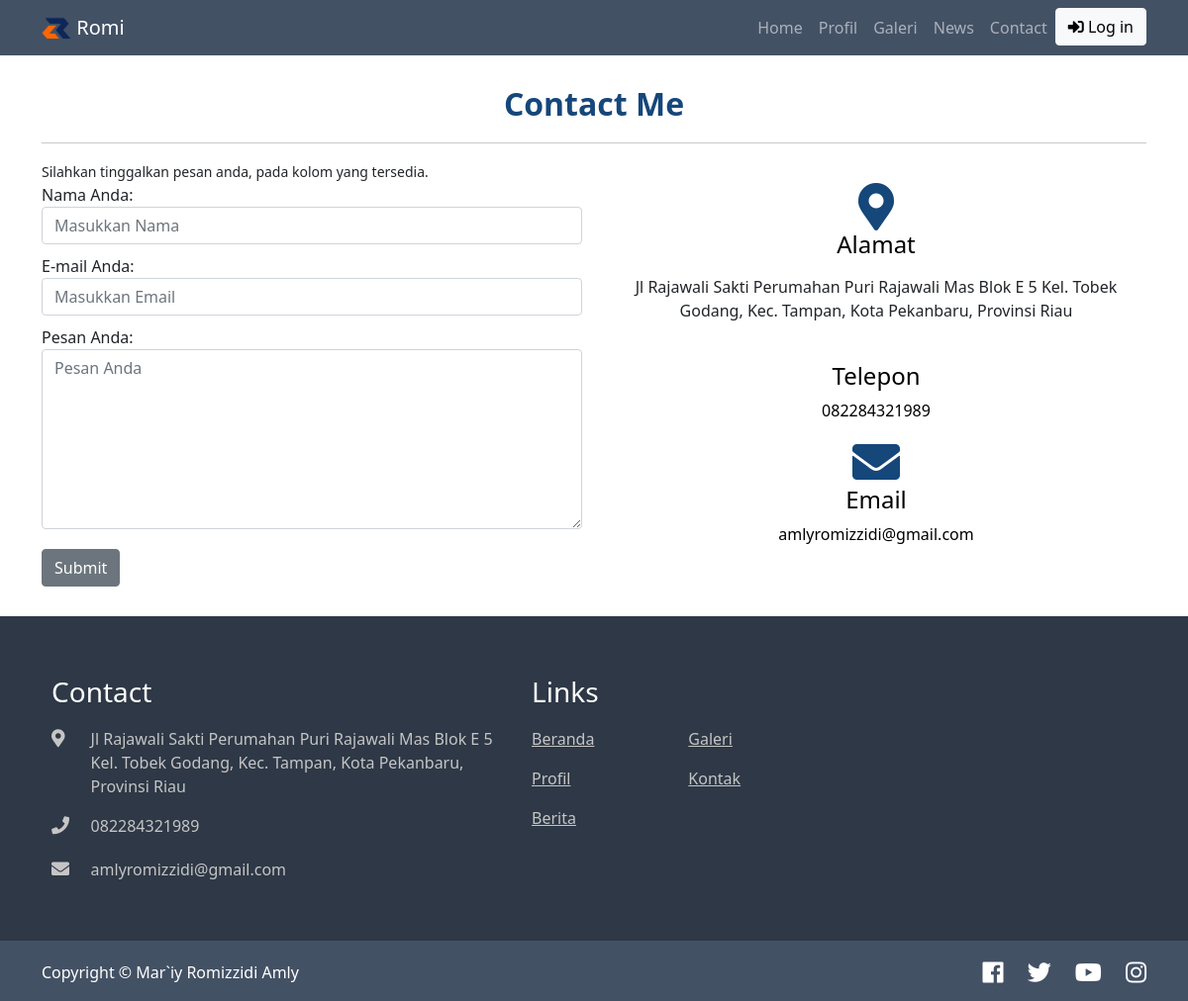
The page /contact.php on the database its author committed.
### tables this page shows
CREATE TABLE `contact` (
  `id` int(20) NOT NULL,
  `alamat` varchar(300) NOT NULL,
  `phone` varchar(30) NOT NULL,
  `email` varchar(200) NOT NULL
);

CREATE TABLE `footer` (
  `id` int(20) NOT NULL,
  `copyright` varchar(100) NOT NULL,
  `fb` varchar(100) DEFAULT NULL,
  `twitter` varchar(100) DEFAULT NULL,
  `yt` varchar(100) DEFAULT NULL,
  `ig` varchar(100) DEFAULT NULL
);

### contact.php (the view, shortened to what this page needs)
<?php require 'head.php';?>
<?php require 'header.php';?>
    <section id="kontak">
        <div class="container">
           <h2 class="text-center">Contact Me</h2>
            <hr>
                  <small>
                    Silahkan tinggalkan pesan anda, pada kolom yang tersedia.
                  </small>
            <div class="row">
                <div class="col-lg-6 ">
                  <form role="form" method="POST" action="" enctype="multipart/form-data">
                    <div class="form-group">
                      <label for="">Nama Anda:</label>
                      <input type="text" class="form-control" name="nama" placeholder="Masukkan Nama">
                    </div>
                    <div class="form-group" style="margin-top:10px;">
                      <label for="">E-mail Anda:</label>
                      <input type="email" class="form-control" name="email" placeholder="Masukkan Email">
                    </div>
                    <div class="form-group" style="margin-top:10px;">
                      <label for="">Pesan Anda:</label>
                      <textarea name="pesan" class="form-control" cols="30" rows="7" placeholder="Pesan Anda"></textarea>
                    </div>
                    <input class="btn btn-secondary" name="submit" id="submit" type="submit" style="margin-top:20px;"value="Submit">
                  </form>
                </div>
                <div class="col-lg-6">
                    <div class="row justify-content-center">
                        <div class="col-lg-12 text-center">
                        <div class="row">
                        <?php
                            $koneksi = koneksiDatabase();
                            $contact = mysqli_query($koneksi, "SELECT * FROM contact");
                            $row = mysqli_fetch_array($contact)
                        ?>
                            <div class="col-lg-12 icon">
                                <i class="fas fa-map-marker-alt" style="font-size: 3rem; color: #15477A;"></i>
                                  <h4 style="color: black;">Alamat</h4>
                                <p style="color: black;"><?= $row['alamat'];?></p>
                              </div>
                              <div class="col-lg-12 icon">
                                <h4 style="color: black;">Telepon</h4>
                                <p style="color: black;"><?= $row['phone'];?></p>
                              </div>
                              <div class="col-lg-12 icon">
                                <i class="fas fa-envelope" style="font-size: 3rem; color:#15477A;"></i>
                                <h4 style="color: black;">Email</h4>
                                <p style="color: black;"><?= $row['email'];?></p>
                          </div>
                        </div>
                        </div>
                      </div>
                </div>
            </div>
        </div>
    </section>
<?php require 'footer.php';?>

### footer.php (shortened to what this page needs)
<footer>
        <div class="footer-top">
          <div class="container">
            <div class="row">
            <?php
                $koneksi = koneksiDatabase();
                $contact = mysqli_query($koneksi, "SELECT * FROM contact");
                $row = mysqli_fetch_array($contact)
                ?>
              <div class="col-md-5 footer-contact wow fadeInDown animated" style="visibility: visible; animation-name: fadeInDown;">
                <h3>Contact</h3>
                  <div class="row justify-content-start">
                    <div class="col-1">
                      <i class="fas fa-map-marker-alt"></i>
                    </div>
                    <div class="col-11">
                      <?= $row['alamat'];?>
                    </div>
                  </div>
                  <div class="row justify-content-start">
                    <div class="col-1">
                      <i class="fas fa-phone"></i>
                    </div>
                    <div class="col-11">
                      <?= $row['phone'];?>
                    </div>
                  </div>
                  <div class="row justify-content-start" style="margin-top: 20px;">
                    <div class="col-1">
                      <i class="fas fa-envelope"></i>
                    </div>
                    <div class="col-11">
                      <?= $row['email'];?>
                    </div>
                  </div>
              </div>
              <div class="col-md-5 footer-links wow fadeInUp animated" style="visibility: visible; animation-name: fadeInUp;">
                <div class="row">
                  <div class="col">
                    <h3>Links</h3>
                </div>
                  </div>
                <div class="row">
                  <div class="col-md-4">
                    <p><a class="scroll-link" href="index.php">Beranda</a></p>
                    <p><a href="profil.php">Profil</a></p>
                    <p><a href="news.php">Berita</a></p>
                  </div>
                  <div class="col-md-4">
                    <p><a href="galery.php">Galeri</a></p>
                    <p><a href="contact.php">Kontak</a></p>
                  </div>
                </div>
              </div>
            </div>
          </div>
        </div>
          <div class="footer-bottom">
            <div class="container">
              <div class="row">
              <?php
                $koneksi = koneksiDatabase();
                $footer = mysqli_query($koneksi, "SELECT * FROM footer");
                $row = mysqli_fetch_array($footer)
                ?>
                  <div class="col-md-6 footer-copyright">
                    Copyright © <?= $row['copyright'];?>
                  </div>
                  <div class="col-md-6 footer-social">
                    <a href="<?= $row['fb'];?>"><i class="fab fa-facebook-f"></i></a>
                    <a href="<?= $row['twitter'];?>"><i class="fab fa-twitter"></i></a>
                    <a href="<?= $row['yt'];?>"><i class="fab fa-youtube"></i></a>
                    <a href="<?= $row['ig'];?>"><i class="fab fa-instagram"></i></a>
                  </div>
                </div>
              </div>
            </div>
          </footer>
    </body>
</html>

### css/style.css (style rules this page uses)
* { box-sizing: border-box; margin: 0; padding: 0; }
html { scroll-behavior: smooth; }
body { font-family: "Poppins"; }
section h2 { color: #15477a; margin-top: 30px; margin-bottom: 20px; font-weight: 600; }
.footer-top { margin-top: 30px; padding: 60px 0; background: #2e3846; text-align: left; color: #c5c5c5; }
.footer-top h3 { padding-bottom: 10px; color: #fff; }
.footer-contact { margin-left: 10px; }
.footer-contact p { word-wrap: break-word; }
.footer-contact i { padding-right: 10px; font-size: 18px; color: #c5c5c5; }
.footer-links { margin-left: 10px; }
.footer-links a { color: #c5c5c5; border: 0; }
.footer-bottom { padding: 15px 0 17px 0; background: #435165; text-align: left; color: #fff; }
.footer-social { padding-top: 3px; text-align: right; }
.footer-social a { margin-left: 20px; color: #fff; border: 0; }
.footer-social i { font-size: 24px; vertical-align: middle; }
.footer-copyright { padding-top: 5px; }

### style.css (style rules this page uses)
html { scroll-behavior: smooth; }

### css/login.css (style rules this page uses)
body { font-family: "Poppins"; background-color: #435165; }

### rows shown on the page
contact: alamat "Jl Rajawali Sakti Perumahan Puri Rajawali Mas Blok E 5 Kel. Tobek Godang, Kec. Tampan, Kota Pekanbaru, Provinsi Riau", phone "082284321989", email "amlyromizzidi@gmail.com"
footer: copyright "Mar`iy Romizzidi Amly"
